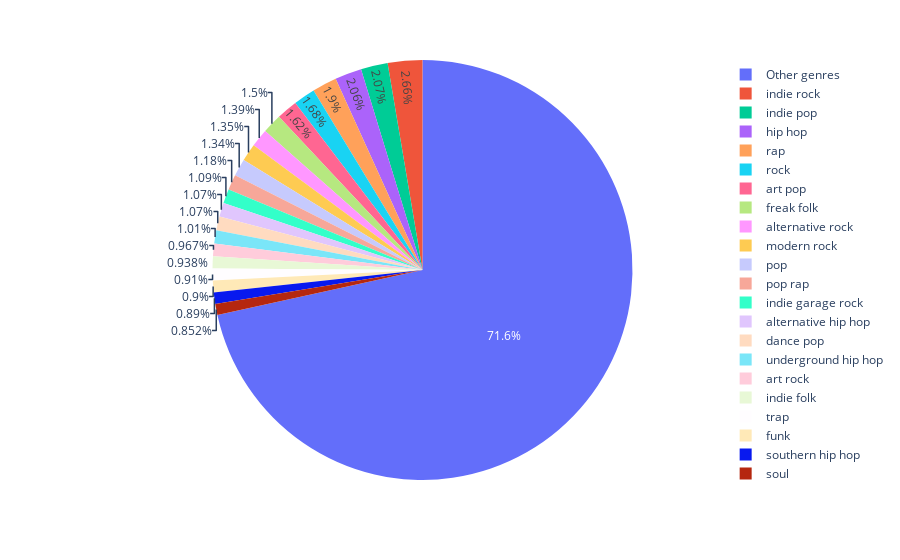

Notebook source saved alongside this figure:
### Code cell
df = px.data.tips()
genre_grouped_temp = genre_grouped.copy()
top_genres = genre_grouped_temp.iloc[20]['n_artists']
genre_grouped_temp.loc[genre_grouped_temp['n_artists'] < top_genres, 'genre'] = 'Other genres' 
genre_grouped_temp = genre_grouped_temp.groupby('genre', as_index=False).sum()
fig = px.pie(genre_grouped_temp, values='n_artists', names='genre')
fig.show()
genre_grouped_temp.sort_values('n_artists', ascending=False)

### Figure 1 — Plotly figure (JSON) as saved in the notebook; plotly's stock layout.template omitted (floating-point values rounded to 4 significant figures)
{"data": [{"domain": {"x": [0, 1], "y": [0, 1]}, "hovertemplate": "genre=%{label}<br>n_artists=%{value}<extra></extra>", "labels": ["Other genres", "alternative hip hop", "alternative rock", "art pop", "art rock", "dance pop", "freak folk", "funk", "hip hop", "indie folk", "indie garage rock", "indie pop", "indie rock", "modern rock", "pop", "pop rap", "rap", "rock", "soul", "southern hip hop", "trap", "underground hip hop"], "legendgroup": "", "name": "", "showlegend": true, "type": "pie", "values": [7474, 112, 145, 169, 101, 112, 157, 94, 215, 98, 114, 216, 278, 141, 140, 123, 198, 175, 89, 93, 95, 106]}], "layout": {"legend": {"tracegroupgap": 0}, "margin": {"t": 60}}}
